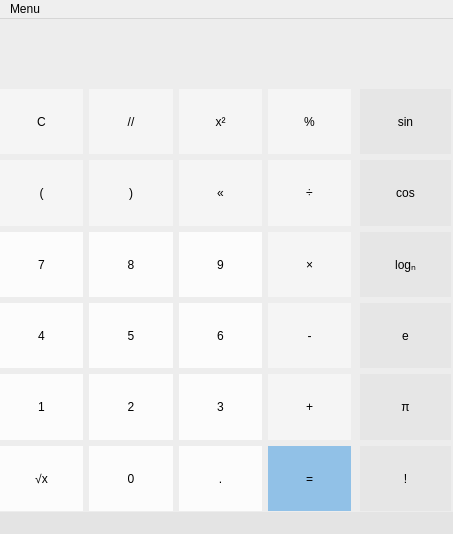
<?xml version="1.0" encoding="UTF-8"?>
<ui version="4.0">
 <class>MainWindow</class>
 <widget class="QMainWindow" name="MainWindow">
  <property name="geometry">
   <rect>
    <x>0</x>
    <y>0</y>
    <width>453</width>
    <height>534</height>
   </rect>
  </property>
  <property name="windowTitle">
   <string>MainWindow</string>
  </property>
  <property name="styleSheet">
   <string notr="true">QMainWindow{
	background-color: rgb(237,237,237);
}
QPushButton{
	background-color: rgb(252,252,252);
	width: 55px;
	height: 65px;
	font: 75 16pt &quot;MS Shell Dlg 2&quot;;
	border: none;
}
QPushButton:hover {
	background-color: rgb(219,219,219);
}
QPushButton:pressed{
	background-color: rgba(181, 178, 178, 0.8);
}</string>
  </property>
  <widget class="QWidget" name="centralwidget">
   <widget class="QWidget" name="gridLayoutWidget">
    <property name="geometry">
     <rect>
      <x>0</x>
      <y>70</y>
      <width>351</width>
      <height>422</height>
     </rect>
    </property>
    <property name="sizePolicy">
     <sizepolicy hsizetype="Minimum" vsizetype="Preferred">
      <horstretch>0</horstretch>
      <verstretch>0</verstretch>
     </sizepolicy>
    </property>
    <layout class="QGridLayout" name="gridLayout">
     <item row="3" column="3">
      <widget class="QPushButton" name="pushButton_6">
       <property name="sizePolicy">
        <sizepolicy hsizetype="Minimum" vsizetype="Preferred">
         <horstretch>0</horstretch>
         <verstretch>0</verstretch>
        </sizepolicy>
       </property>
       <property name="text">
        <string>6</string>
       </property>
      </widget>
     </item>
     <item row="2" column="2">
      <widget class="QPushButton" name="pushButton_8">
       <property name="sizePolicy">
        <sizepolicy hsizetype="Minimum" vsizetype="Preferred">
         <horstretch>0</horstretch>
         <verstretch>0</verstretch>
        </sizepolicy>
       </property>
       <property name="text">
        <string>8</string>
       </property>
      </widget>
     </item>
     <item row="1" column="2">
      <widget class="QPushButton" name="pushButton_14">
       <property name="sizePolicy">
        <sizepolicy hsizetype="Minimum" vsizetype="Preferred">
         <horstretch>0</horstretch>
         <verstretch>0</verstretch>
        </sizepolicy>
       </property>
       <property name="styleSheet">
        <string notr="true">QPushButton{
	background-color: rgb(245,245,245);
	width: 55px;
	height: 65px;
	font: 75 16pt &quot;MS Shell Dlg 2&quot;;
	border: none;
}
QPushButton:hover {
	background-color: rgb(219,219,219);
}
QPushButton:pressed{
	background-color: rgba(181, 178, 178, 0.8);
}</string>
       </property>
       <property name="text">
        <string>)</string>
       </property>
      </widget>
     </item>
     <item row="4" column="1">
      <widget class="QPushButton" name="pushButton_1">
       <property name="sizePolicy">
        <sizepolicy hsizetype="Minimum" vsizetype="Preferred">
         <horstretch>0</horstretch>
         <verstretch>0</verstretch>
        </sizepolicy>
       </property>
       <property name="text">
        <string>1</string>
       </property>
      </widget>
     </item>
     <item row="3" column="1">
      <widget class="QPushButton" name="pushButton_4">
       <property name="sizePolicy">
        <sizepolicy hsizetype="Minimum" vsizetype="Preferred">
         <horstretch>0</horstretch>
         <verstretch>0</verstretch>
        </sizepolicy>
       </property>
       <property name="text">
        <string>4</string>
       </property>
      </widget>
     </item>
     <item row="2" column="4">
      <widget class="QPushButton" name="pushButton_12">
       <property name="sizePolicy">
        <sizepolicy hsizetype="Minimum" vsizetype="Preferred">
         <horstretch>0</horstretch>
         <verstretch>0</verstretch>
        </sizepolicy>
       </property>
       <property name="styleSheet">
        <string notr="true">QPushButton{
	background-color: rgb(245,245,245);
	width: 55px;
	height: 65px;
	font: 75 16pt &quot;MS Shell Dlg 2&quot;;
	border: none;
}
QPushButton:hover {
	background-color: rgb(219,219,219);
}
QPushButton:pressed{
	background-color: rgba(181, 178, 178, 0.8);
}</string>
       </property>
       <property name="text">
        <string>×</string>
       </property>
      </widget>
     </item>
     <item row="5" column="1">
      <widget class="QPushButton" name="pushButton_22">
       <property name="sizePolicy">
        <sizepolicy hsizetype="Minimum" vsizetype="Preferred">
         <horstretch>0</horstretch>
         <verstretch>0</verstretch>
        </sizepolicy>
       </property>
       <property name="text">
        <string>√x</string>
       </property>
      </widget>
     </item>
     <item row="2" column="1">
      <widget class="QPushButton" name="pushButton_7">
       <property name="sizePolicy">
        <sizepolicy hsizetype="Minimum" vsizetype="Preferred">
         <horstretch>0</horstretch>
         <verstretch>0</verstretch>
        </sizepolicy>
       </property>
       <property name="text">
        <string>7</string>
       </property>
      </widget>
     </item>
     <item row="5" column="2">
      <widget class="QPushButton" name="pushButton_0">
       <property name="sizePolicy">
        <sizepolicy hsizetype="Minimum" vsizetype="Preferred">
         <horstretch>0</horstretch>
         <verstretch>0</verstretch>
        </sizepolicy>
       </property>
       <property name="text">
        <string>0</string>
       </property>
      </widget>
     </item>
     <item row="5" column="4">
      <widget class="QPushButton" name="pushButton_11">
       <property name="sizePolicy">
        <sizepolicy hsizetype="Minimum" vsizetype="Preferred">
         <horstretch>0</horstretch>
         <verstretch>0</verstretch>
        </sizepolicy>
       </property>
       <property name="styleSheet">
        <string notr="true">QPushButton{
	background-color: rgba(145,193,231, 1);
	width: 55px;
	height: 65px;
	font: 75 16pt &quot;MS Shell Dlg 2&quot;;
	border: none;
}
QPushButton:hover {
	background-color: rgb(71,155,221);
}
QPushButton:pressed{
	background-color: rgb(0,120,215);
}</string>
       </property>
       <property name="text">
        <string>=</string>
       </property>
      </widget>
     </item>
     <item row="1" column="1">
      <widget class="QPushButton" name="pushButton_13">
       <property name="sizePolicy">
        <sizepolicy hsizetype="Minimum" vsizetype="Preferred">
         <horstretch>0</horstretch>
         <verstretch>0</verstretch>
        </sizepolicy>
       </property>
       <property name="styleSheet">
        <string notr="true">QPushButton{
	background-color: rgb(245,245,245);
	width: 55px;
	height: 65px;
	font: 75 16pt &quot;MS Shell Dlg 2&quot;;
	border: none;
}
QPushButton:hover {
	background-color: rgb(219,219,219);
}
QPushButton:pressed{
	background-color: rgba(181, 178, 178, 0.8);
}</string>
       </property>
       <property name="text">
        <string>(</string>
       </property>
      </widget>
     </item>
     <item row="1" column="3">
      <widget class="QPushButton" name="pushButton_15">
       <property name="sizePolicy">
        <sizepolicy hsizetype="Minimum" vsizetype="Preferred">
         <horstretch>0</horstretch>
         <verstretch>0</verstretch>
        </sizepolicy>
       </property>
       <property name="styleSheet">
        <string notr="true">QPushButton{
	background-color: rgb(245,245,245);
	width: 55px;
	height: 65px;
	font: 75 16pt &quot;MS Shell Dlg 2&quot;;
	border: none;
}
QPushButton:hover {
	background-color: rgb(219,219,219);
}
QPushButton:pressed{
	background-color: rgba(181, 178, 178, 0.8);
}</string>
       </property>
       <property name="text">
        <string>«</string>
       </property>
      </widget>
     </item>
     <item row="4" column="3">
      <widget class="QPushButton" name="pushButton_3">
       <property name="sizePolicy">
        <sizepolicy hsizetype="Minimum" vsizetype="Preferred">
         <horstretch>0</horstretch>
         <verstretch>0</verstretch>
        </sizepolicy>
       </property>
       <property name="text">
        <string>3</string>
       </property>
      </widget>
     </item>
     <item row="0" column="2">
      <widget class="QPushButton" name="pushButton_18">
       <property name="sizePolicy">
        <sizepolicy hsizetype="Minimum" vsizetype="Preferred">
         <horstretch>0</horstretch>
         <verstretch>0</verstretch>
        </sizepolicy>
       </property>
       <property name="styleSheet">
        <string notr="true">QPushButton{
	background-color: rgb(245,245,245);
	width: 55px;
	height: 65px;
	font: 75 16pt &quot;MS Shell Dlg 2&quot;;
	border: none;
}
QPushButton:hover {
	background-color: rgb(219,219,219);
}
QPushButton:pressed{
	background-color: rgba(181, 178, 178, 0.8);
}</string>
       </property>
       <property name="text">
        <string>//</string>
       </property>
      </widget>
     </item>
     <item row="3" column="2">
      <widget class="QPushButton" name="pushButton_5">
       <property name="sizePolicy">
        <sizepolicy hsizetype="Minimum" vsizetype="Preferred">
         <horstretch>0</horstretch>
         <verstretch>0</verstretch>
        </sizepolicy>
       </property>
       <property name="text">
        <string>5</string>
       </property>
      </widget>
     </item>
     <item row="5" column="3">
      <widget class="QPushButton" name="pushButton_23">
       <property name="sizePolicy">
        <sizepolicy hsizetype="Minimum" vsizetype="Preferred">
         <horstretch>0</horstretch>
         <verstretch>0</verstretch>
        </sizepolicy>
       </property>
       <property name="text">
        <string>.</string>
       </property>
      </widget>
     </item>
     <item row="4" column="2">
      <widget class="QPushButton" name="pushButton_2">
       <property name="sizePolicy">
        <sizepolicy hsizetype="Minimum" vsizetype="Preferred">
         <horstretch>0</horstretch>
         <verstretch>0</verstretch>
        </sizepolicy>
       </property>
       <property name="text">
        <string>2</string>
       </property>
      </widget>
     </item>
     <item row="4" column="4">
      <widget class="QPushButton" name="pushButton_21">
       <property name="sizePolicy">
        <sizepolicy hsizetype="Minimum" vsizetype="Preferred">
         <horstretch>0</horstretch>
         <verstretch>0</verstretch>
        </sizepolicy>
       </property>
       <property name="styleSheet">
        <string notr="true">QPushButton{
	background-color: rgb(245,245,245);
	width: 55px;
	height: 65px;
	font: 75 16pt &quot;MS Shell Dlg 2&quot;;
	border: none;
}
QPushButton:hover {
	background-color: rgb(219,219,219);
}
QPushButton:pressed{
	background-color: rgba(181, 178, 178, 0.8);
}</string>
       </property>
       <property name="text">
        <string>+</string>
       </property>
      </widget>
     </item>
     <item row="1" column="4">
      <widget class="QPushButton" name="pushButton_16">
       <property name="sizePolicy">
        <sizepolicy hsizetype="Minimum" vsizetype="Preferred">
         <horstretch>0</horstretch>
         <verstretch>0</verstretch>
        </sizepolicy>
       </property>
       <property name="styleSheet">
        <string notr="true">QPushButton{
	background-color: rgb(245,245,245);
	width: 55px;
	height: 65px;
	font: 75 16pt &quot;MS Shell Dlg 2&quot;;
	border: none;
}
QPushButton:hover {
	background-color: rgb(219,219,219);
}
QPushButton:pressed{
	background-color: rgba(181, 178, 178, 0.8);
}</string>
       </property>
       <property name="text">
        <string>÷</string>
       </property>
      </widget>
     </item>
     <item row="2" column="3">
      <widget class="QPushButton" name="pushButton_9">
       <property name="sizePolicy">
        <sizepolicy hsizetype="Minimum" vsizetype="Preferred">
         <horstretch>0</horstretch>
         <verstretch>0</verstretch>
        </sizepolicy>
       </property>
       <property name="text">
        <string>9</string>
       </property>
      </widget>
     </item>
     <item row="0" column="4">
      <widget class="QPushButton" name="pushButton_20">
       <property name="sizePolicy">
        <sizepolicy hsizetype="Minimum" vsizetype="Preferred">
         <horstretch>0</horstretch>
         <verstretch>0</verstretch>
        </sizepolicy>
       </property>
       <property name="styleSheet">
        <string notr="true">QPushButton{
	background-color: rgb(245,245,245);
	width: 55px;
	height: 65px;
	font: 75 16pt &quot;MS Shell Dlg 2&quot;;
	border: none;
}
QPushButton:hover {
	background-color: rgb(219,219,219);
}
QPushButton:pressed{
	background-color: rgba(181, 178, 178, 0.8);
}</string>
       </property>
       <property name="text">
        <string>%</string>
       </property>
      </widget>
     </item>
     <item row="0" column="3">
      <widget class="QPushButton" name="pushButton_19">
       <property name="sizePolicy">
        <sizepolicy hsizetype="Minimum" vsizetype="Preferred">
         <horstretch>0</horstretch>
         <verstretch>0</verstretch>
        </sizepolicy>
       </property>
       <property name="styleSheet">
        <string notr="true">QPushButton{
	background-color: rgb(245,245,245);
	width: 55px;
	height: 65px;
	font: 75 16pt &quot;MS Shell Dlg 2&quot;;
	border: none;
}
QPushButton:hover {
	background-color: rgb(219,219,219);
}
QPushButton:pressed{
	background-color: rgba(181, 178, 178, 0.8);
}</string>
       </property>
       <property name="text">
        <string>x²</string>
       </property>
      </widget>
     </item>
     <item row="0" column="1">
      <widget class="QPushButton" name="pushButton_17">
       <property name="sizePolicy">
        <sizepolicy hsizetype="Minimum" vsizetype="Preferred">
         <horstretch>0</horstretch>
         <verstretch>0</verstretch>
        </sizepolicy>
       </property>
       <property name="styleSheet">
        <string notr="true">QPushButton{
	background-color: rgb(245,245,245);
	width: 55px;
	height: 65px;
	font: 75 16pt &quot;MS Shell Dlg 2&quot;;
	border: none;
}
QPushButton:hover {
	background-color: rgb(219,219,219);
}
QPushButton:pressed{
	background-color: rgba(181, 178, 178, 0.8);
}</string>
       </property>
       <property name="text">
        <string>C</string>
       </property>
      </widget>
     </item>
     <item row="3" column="4">
      <widget class="QPushButton" name="pushButton_10">
       <property name="sizePolicy">
        <sizepolicy hsizetype="Minimum" vsizetype="Preferred">
         <horstretch>0</horstretch>
         <verstretch>0</verstretch>
        </sizepolicy>
       </property>
       <property name="styleSheet">
        <string notr="true">QPushButton{
	background-color: rgb(245,245,245);
	width: 55px;
	height: 65px;
	font: 75 16pt &quot;MS Shell Dlg 2&quot;;
	border: none;
}
QPushButton:hover {
	background-color: rgb(219,219,219);
}
QPushButton:pressed{
	background-color: rgba(181, 178, 178, 0.8);
}</string>
       </property>
       <property name="text">
        <string>-</string>
       </property>
      </widget>
     </item>
    </layout>
   </widget>
   <widget class="QLineEdit" name="lineEdit">
    <property name="geometry">
     <rect>
      <x>0</x>
      <y>0</y>
      <width>451</width>
      <height>61</height>
     </rect>
    </property>
    <property name="sizePolicy">
     <sizepolicy hsizetype="Minimum" vsizetype="Preferred">
      <horstretch>0</horstretch>
      <verstretch>0</verstretch>
     </sizepolicy>
    </property>
    <property name="styleSheet">
     <string notr="true">font: 75 22pt &quot;MS Shell Dlg 2&quot;;
background-color: rgb(237,237,237);
border: none;</string>
    </property>
   </widget>
   <widget class="QWidget" name="gridLayoutWidget_2">
    <property name="geometry">
     <rect>
      <x>360</x>
      <y>70</y>
      <width>91</width>
      <height>422</height>
     </rect>
    </property>
    <property name="sizePolicy">
     <sizepolicy hsizetype="Minimum" vsizetype="Preferred">
      <horstretch>0</horstretch>
      <verstretch>0</verstretch>
     </sizepolicy>
    </property>
    <property name="styleSheet">
     <string notr="true">QPushButton{
	background-color: rgb(245,245,245);
	width: 55px;
	height: 65px;
	font: 75 16pt &quot;MS Shell Dlg 2&quot;;
	border: none;
}
QPushButton:hover {
	background-color: rgb(219,219,219);
}
QPushButton:pressed{
	background-color: rgba(181, 178, 178, 0.8);
}</string>
    </property>
    <layout class="QGridLayout" name="gridLayout_2">
     <item row="0" column="0">
      <widget class="QPushButton" name="pushButton_30">
       <property name="sizePolicy">
        <sizepolicy hsizetype="Minimum" vsizetype="Preferred">
         <horstretch>0</horstretch>
         <verstretch>0</verstretch>
        </sizepolicy>
       </property>
       <property name="styleSheet">
        <string notr="true">QPushButton{
	background-color: rgb(230,230,230);
	width: 55px;
	height: 65px;
	font: 75 16pt &quot;MS Shell Dlg 2&quot;;
	border: none;
}
QPushButton:hover {
	background-color: rgb(204,204,204);
}
QPushButton:pressed{
	background-color: rgba(167, 164, 164, 0.8);
}</string>
       </property>
       <property name="text">
        <string>sin</string>
       </property>
      </widget>
     </item>
     <item row="4" column="0">
      <widget class="QPushButton" name="pushButton_26">
       <property name="sizePolicy">
        <sizepolicy hsizetype="Minimum" vsizetype="Preferred">
         <horstretch>0</horstretch>
         <verstretch>0</verstretch>
        </sizepolicy>
       </property>
       <property name="styleSheet">
        <string notr="true">QPushButton{
	background-color: rgb(230,230,230);
	width: 55px;
	height: 65px;
	font: 75 16pt &quot;MS Shell Dlg 2&quot;;
	border: none;
}
QPushButton:hover {
	background-color: rgb(204,204,204);
}
QPushButton:pressed{
	background-color: rgba(167, 164, 164, 0.8);
}</string>
       </property>
       <property name="text">
        <string>π</string>
       </property>
      </widget>
     </item>
     <item row="3" column="0">
      <widget class="QPushButton" name="pushButton_27">
       <property name="sizePolicy">
        <sizepolicy hsizetype="Minimum" vsizetype="Preferred">
         <horstretch>0</horstretch>
         <verstretch>0</verstretch>
        </sizepolicy>
       </property>
       <property name="styleSheet">
        <string notr="true">QPushButton{
	background-color: rgb(230,230,230);
	width: 55px;
	height: 65px;
	font: 75 16pt &quot;MS Shell Dlg 2&quot;;
	border: none;
}
QPushButton:hover {
	background-color: rgb(204,204,204);
}
QPushButton:pressed{
	background-color: rgba(167, 164, 164, 0.8);
}</string>
       </property>
       <property name="text">
        <string>e</string>
       </property>
      </widget>
     </item>
     <item row="1" column="0">
      <widget class="QPushButton" name="pushButton_25">
       <property name="sizePolicy">
        <sizepolicy hsizetype="Minimum" vsizetype="Preferred">
         <horstretch>0</horstretch>
         <verstretch>0</verstretch>
        </sizepolicy>
       </property>
       <property name="styleSheet">
        <string notr="true">QPushButton{
	background-color: rgb(230,230,230);
	width: 55px;
	height: 65px;
	font: 75 16pt &quot;MS Shell Dlg 2&quot;;
	border: none;
}
QPushButton:hover {
	background-color: rgb(204,204,204);
}
QPushButton:pressed{
	background-color: rgba(167, 164, 164, 0.8);
}</string>
       </property>
       <property name="text">
        <string>cos</string>
       </property>
      </widget>
     </item>
     <item row="2" column="0">
      <widget class="QPushButton" name="pushButton_28">
       <property name="sizePolicy">
        <sizepolicy hsizetype="Minimum" vsizetype="Preferred">
         <horstretch>0</horstretch>
         <verstretch>0</verstretch>
        </sizepolicy>
       </property>
       <property name="styleSheet">
        <string notr="true">QPushButton{
	background-color: rgb(230,230,230);
	width: 55px;
	height: 65px;
	font: 75 16pt &quot;MS Shell Dlg 2&quot;;
	border: none;
}
QPushButton:hover {
	background-color: rgb(204,204,204);
}
QPushButton:pressed{
	background-color: rgba(167, 164, 164, 0.8);
}</string>
       </property>
       <property name="text">
        <string>logₙ</string>
       </property>
      </widget>
     </item>
     <item row="5" column="0">
      <widget class="QPushButton" name="pushButton_29">
       <property name="sizePolicy">
        <sizepolicy hsizetype="Minimum" vsizetype="Preferred">
         <horstretch>0</horstretch>
         <verstretch>0</verstretch>
        </sizepolicy>
       </property>
       <property name="styleSheet">
        <string notr="true">QPushButton{
	background-color: rgb(230,230,230);
	width: 55px;
	height: 65px;
	font: 75 16pt &quot;MS Shell Dlg 2&quot;;
	border: none;
}
QPushButton:hover {
	background-color: rgb(204,204,204);
}
QPushButton:pressed{
	background-color: rgba(167, 164, 164, 0.8);
}</string>
       </property>
       <property name="text">
        <string>!</string>
       </property>
      </widget>
     </item>
    </layout>
   </widget>
  </widget>
  <widget class="QMenuBar" name="menubar">
   <property name="geometry">
    <rect>
     <x>0</x>
     <y>0</y>
     <width>453</width>
     <height>21</height>
    </rect>
   </property>
   <widget class="QMenu" name="menuMenu">
    <property name="title">
     <string>Menu</string>
    </property>
    <addaction name="action"/>
    <addaction name="action_2"/>
    <addaction name="action_3"/>
   </widget>
   <addaction name="menuMenu"/>
  </widget>
  <widget class="QStatusBar" name="statusBar">
   <property name="styleSheet">
    <string notr="true">background-color: #E4E4E4;</string>
   </property>
  </widget>
  <action name="action">
   <property name="text">
    <string>Инженерный калькулятор</string>
   </property>
  </action>
  <action name="action_3">
   <property name="text">
    <string>Решение уравнений</string>
   </property>
  </action>
  <action name="action_2">
   <property name="text">
    <string>Обычный кальулятор</string>
   </property>
  </action>
 </widget>
 <resources/>
 <connections>
  <connection>
   <sender>pushButton_17</sender>
   <signal>clicked()</signal>
   <receiver>lineEdit</receiver>
   <slot>clear()</slot>
   <hints>
    <hint type="sourcelabel">
     <x>38</x>
     <y>121</y>
    </hint>
    <hint type="destinationlabel">
     <x>50</x>
     <y>68</y>
    </hint>
   </hints>
  </connection>
 </connections>
</ui>
